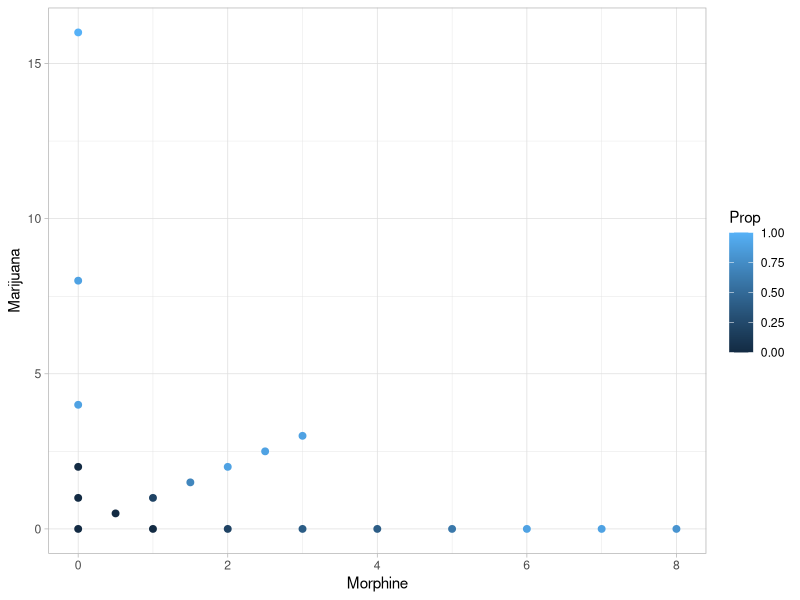
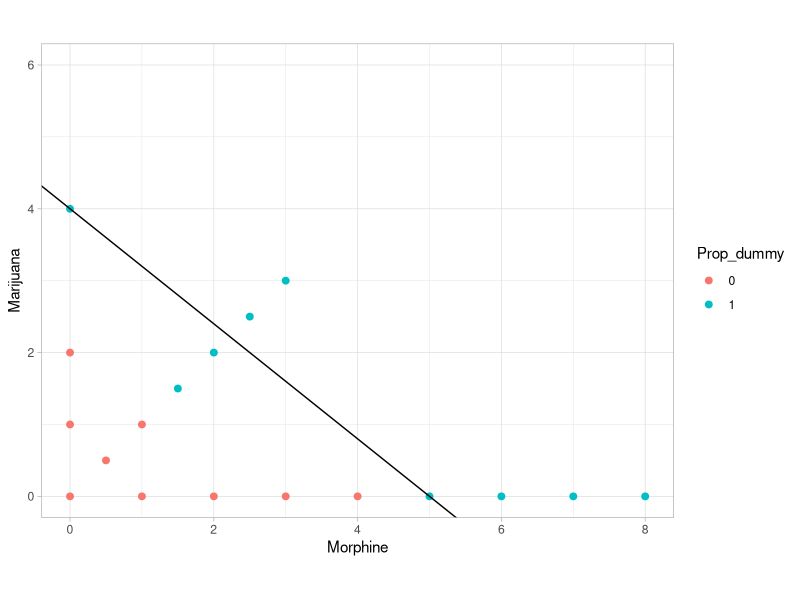

Write R code to recreate these figures, in order.
## ---- chunk 1
knitr::opts_chunk$set(echo = TRUE, message = FALSE, warning = FALSE, fig.align = "center")
## ---- chunk 2
library(data.table)
library(ggplot2)
## ---- chunk 3
pain <- fread("Bpain.csv")
## ---- chunk 4
pain <- pain[, -c(1,6)]
## ---- chunk 5
pain <- pain[, Morph_dummy := ifelse(Morphine > 0, 1, 0)]
pain <- pain[, Mari_dummy  := ifelse(Marijuana > 0, 1, 0)]
pain <- pain[, Prop_dummy  := ifelse(Prop >= 0.5, "1", "0")]
## ---- chunk 6
ggplot(pain, aes(x = Morphine, y = Marijuana, color = Prop)) +
  geom_point(size = 2) +
  theme_light()
## ---- chunk 7
ggplot(pain, aes(x = Morphine, y = Marijuana, color = Prop_dummy)) +
  geom_point(size = 2) +
  coord_equal() +
  ylim(0,6) +
  geom_abline(intercept = 4, slope = -4/5) +
  theme_light()
